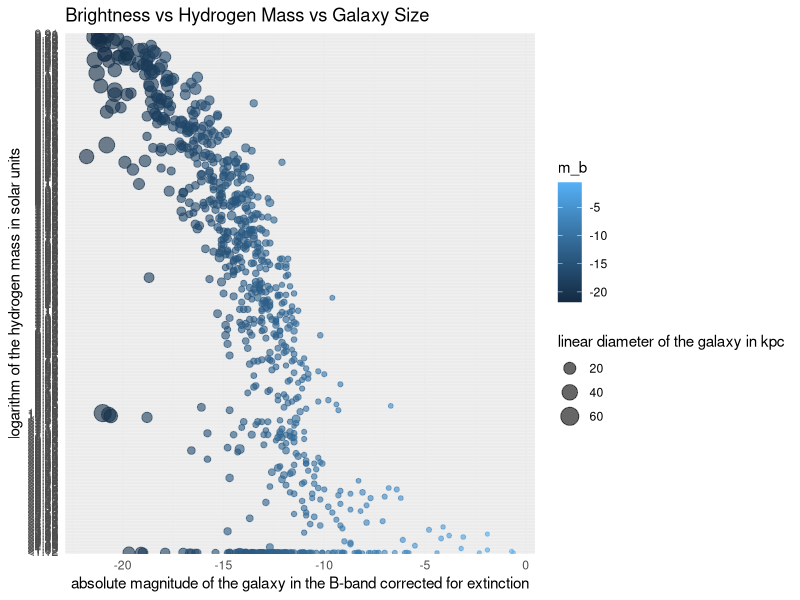

Write the R code that produced this figure.
library(ggplot2)
data <- read.csv("clean_data.csv")
data <- data[!is.na(data$a_26), ]


image <- ggplot(data, aes(x = m_b, y = log_mhi, size = a_26)) +
    geom_point(alpha = 0.6, aes(color = m_b)) +
    labs(
        title = "Brightness vs Hydrogen Mass vs Galaxy Size",
        x = "absolute magnitude of the galaxy in the B-band corrected for extinction",
        y = "logarithm of the hydrogen mass in solar units",
        size = "linear diameter of the galaxy in kpc"
    ) +
    theme_minimal()

ggsave(file = "plot.jpg", plot = image)

# As it can be seen from the plot,smaller and fainter galaxies with lowert hydrogen mass are under represented.
